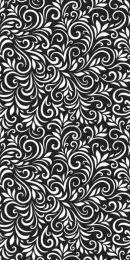
#> input picture src/images/imagesBefore/1.jpg, 130 x 260 px
$ python -i grayscale.py   (imports and definitions only)
#> lines starting #> are read from the running program, lines starting #| are printed output that depends on the picture; after the words box and inside, x2 and y2 are one past the last pixel; in counts of white or black regions, pixels touching at a corner belong together
#> further down, picture is the input picture: shape (260, 130, 3); min 0, max 255, mean 103.4
from PIL import Image
import matplotlib.pyplot as plt
import cv2
import numpy as np
from scipy.ndimage import distance_transform_edt

# This is the old one
# def grayscale(image_path):
#     # Open the image file in grayscale mode (flag = 0)
#     grayscale_img = cv2.imread(image_path, 0)
#     cv2.imwrite("grayImage.png", grayscale_img)
#     # Return the grayscale image as a NumPy array
#     return grayscale_img

def grayscale(image_path, negative=False):
    # Open the image file in grayscale mode (flag = 0)
    grayscale_img = cv2.imread(image_path, 0)

    # if grayscale_img is None:
    #     raise ValueError("Image not found. Check the image path.")

    # Save the grayscale image
    cv2.imwrite("grayImage.png", grayscale_img)

    # Apply negative filter if the flag is True
    if negative:
        grayscale_img = 255 - grayscale_img  # Invert pixel values
        cv2.imwrite("negativeImage.png", grayscale_img)  # Save the negative image

    # Return the final processed image
    return grayscale_img


def get_non_white_pixel_locations_from_image(image, threshold=100, maxDepth=50, typeBlur = "dt"):

    # new stuff here. Im trying to do the DT and check the results.
#> called with threshold = 100, maxDepth = 50, typeBlur = 'dt'
    plt.imshow(image, cmap='gray')
    plt.title("Original Image")
    plt.show()
    # Set a threshold to convert the grayscale image to binary
    # threshold = 50  # Adjust based on the brightness levels in your image
    binary_image = image > threshold
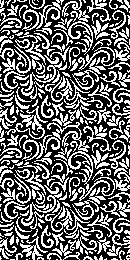
#> binary_image: shape (260, 130, 3) bool; 40.3% white in thin lines or dots


    # Apply blur technique here
    if typeBlur == "dt":  # Apply Distance Transform
        smoothed_image = distance_transform_edt(binary_image)
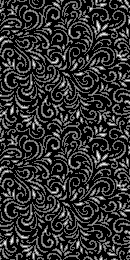
#> smoothed_image: shape (260, 130, 3) float64; min 0, max 2.24, mean 0.435; drawn with min black and max white
        smoothing_title = "Distance Transform"
    elif typeBlur == "gaussian":
        smoothed_image = cv2.GaussianBlur(image, (7, 7), 1.5)
        smoothing_title = "Gaussian Blur"
        # τα νουμερα 5χ5 ειναι το matrix (μονο ODD numbers). Μεγαλυτερα νουμερα -> πιο πολυ blur
        # το αλλο νουμερο ειναι το standart deviation. Μεγαλο -> πιο πολυ blur
    elif typeBlur == "box":
        smoothed_image = cv2.blur(image, (5, 5))  # Simple averaging kernel
        smoothing_title = "Box Filter (Mean Blur)"
    else:  # Default to Distance Transform
        smoothed_image = distance_transform_edt(binary_image)
        smoothing_title = "Distance Transform (Default)"


    plt.imshow(smoothed_image, cmap='gray')
    plt.title(f"{smoothing_title} Result")
    plt.colorbar()
    plt.show()
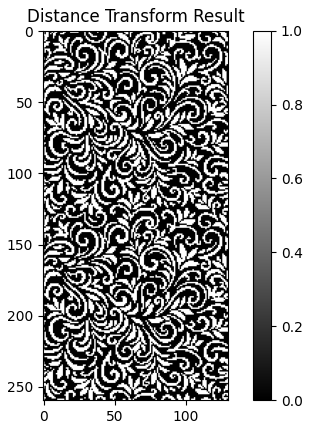
#> figure drawn by matplotlib, 2 panels


    # distance_transformed = distance_transform_edt(binary_image)

    # Display the Distance Transform result
    plt.imshow(smoothed_image, cmap='gray')
    plt.colorbar()  # Adds a color bar to show distance values
    plt.title("Distance Transform")
    plt.show()

    smoothed_image_normalized_uint8 = cv2.normalize(smoothed_image, None, 0, 255, cv2.NORM_MINMAX).astype(np.uint8)
    # Check if the image is in BGR (as in OpenCV format) and convert to RGB
    img_rgb = cv2.cvtColor(smoothed_image_normalized_uint8, cv2.COLOR_BGR2RGB)
    img_rgb2 = cv2.cvtColor(image, cv2.COLOR_BGR2RGB)
    # Get the dimensions of the image
    height, width, _ = img_rgb.shape
#> height = 260; width = 130
    height2, width2, _ = img_rgb2.shape
#> height2 = 260; width2 = 130
    # print(f"height x width of img_rgb:{height} x {width}\nheight x width of img_rgb2:{height2} x {width2}")
    # Initialize an n×n matrix to store pixel intensities (all zeros initially)
    intensity_matrix = np.zeros((height, width), dtype=np.uint8)
    for y in range(height-1):
        for x in range(width-1):
            # Get RGB values
            r, g, b = img_rgb[y, x]

            # Calculate intensity using luminance formula
            intensity = int(0.299 * r + 0.587 * g + 0.114 * b)

            flag = False
            # threshold = 200

            # Store intensity in the matrix if below threshold
            if r <= threshold or g <= threshold or b <= threshold:
                normalized_intensity = int(normalized_value(intensity, 0, threshold, 0, maxDepth))
                # intensity_matrix[y, x] = maxDepth #this is the previous, before the normalization
                intensity_matrix[y, x] = maxDepth - normalized_intensity
                flag = True
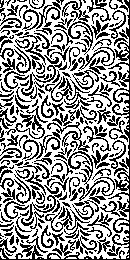
#> intensity_matrix: shape (260, 130); values 0 (black) and 50 (white), 59% white; black in thin lines or dots

            # if x==width/2:
            #     print(f"RGB:({r},{g},{b}), intensity:{intensity}, matrix content:{intensity_matrix[y, x]}, x:{x},y:{y} The if statement was:{flag}")
        # Plot intensity matrix
    try:
        plt.figure(figsize=(10, 8))
        plt.imshow(intensity_matrix, cmap='gray')
        plt.title(f'Intensity Matrix ({width}x{height})')
        plt.colorbar()
        plt.savefig(f'ptixiaki/src/images/imagesAfter/intensity_matrices/intensity_matrix_debug{height}.png')
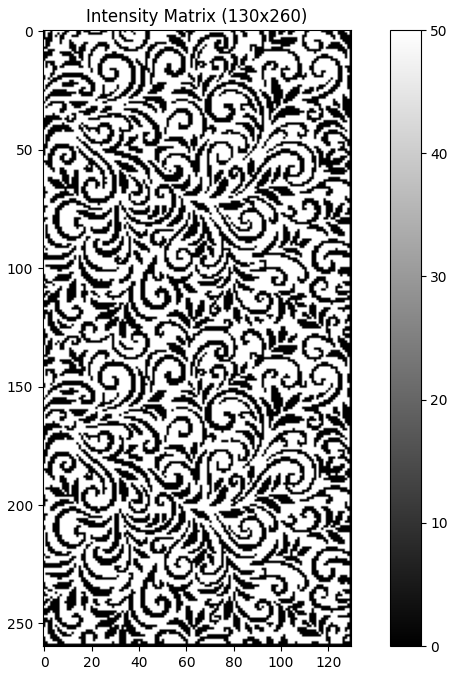
#> figure drawn by matplotlib, 2 panels
        print("Plot saved successfully.")
        plt.close()
    except Exception as e:
        print("Error while plotting:", e)

    # Optional: Save the raw intensity matrix
    # np.save('intensity_matrix.npy', intensity_matrix)
    return intensity_matrix


def add_padding(image, pixels):
    # Define the color of padding (white, which is 255 in grayscale)
    padding_color = 255

    # Use cv2.copyMakeBorder to add padding
    padded_image = cv2.copyMakeBorder(
        image,
        top=pixels,    # Padding for top
        bottom=pixels, # Padding for bottom
        left=pixels,   # Padding for left
        right=pixels,  # Padding for right
        borderType=cv2.BORDER_CONSTANT,
        value=padding_color  # The color of the padding (white in this case)
    )

    # Return the padded image
    return padded_image


# [a, b] -> [c, d]
def normalized_value(x, a, b, c, d):
    normalized = c + ((x-a)/(b-a))*(d-c)
    return normalized

>>> import cv2
>>> picture = cv2.imread('imagesBefore/1.jpg')
>>> result = get_non_white_pixel_locations_from_image(picture)

$ run again, on src/images/imagesBefore/2.jpg
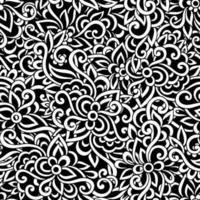
#> input picture src/images/imagesBefore/2.jpg, 200 x 200 px
#> picture is the input picture: shape (200, 200, 3); min 0, max 255, mean 115.9
#> in get_non_white_pixel_locations_from_image, `binary_image = image > threshold`:
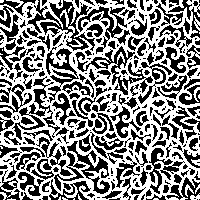
#> binary_image: shape (200, 200, 3) bool; 52.2% white; 319 black regions (145 under 20 px), largest, box (x1, y1, x2, y2) and area: (27, 0, 95, 51) 1107, (75, 46, 153, 95) 893, (12, 76, 60, 140) 675
#> in get_non_white_pixel_locations_from_image, `plt.savefig(f'ptixiaki/src/images/imagesAfter/intensity_matrices/inten..`:
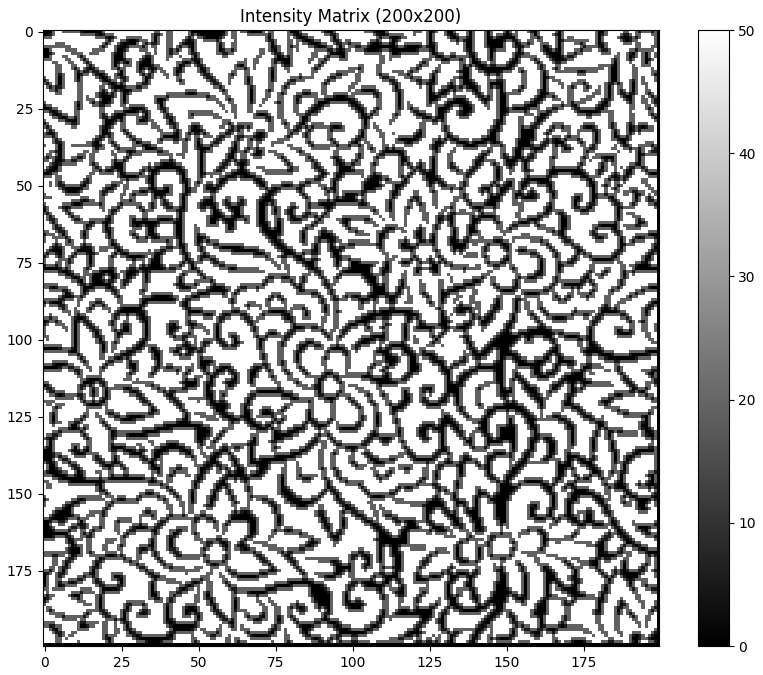
#> figure drawn by matplotlib, 2 panels
